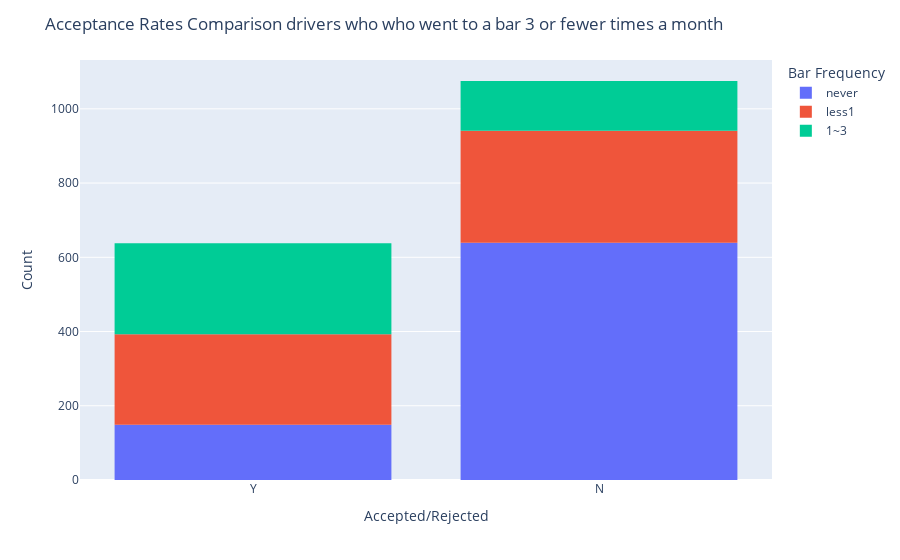

The cell this chart's notebook holds for it:
### Code cell
conditionality = 'drivers who who went to a bar 3 or fewer times a month'
filtereddf = coupons_bar
print(filtereddf.shape[0])
filtereddf = filtereddf[filtereddf['Bar'].isin(['never', 'less1', '1~3'])]
print(filtereddf.shape[0])
accept_count = (filtereddf.query('Y == "Y"').count()['Y'])
reject_count = (filtereddf.query('Y == "N"').count()['Y'])
total_count  = accept_count + reject_count
print('Acceptance Rate for' , conditionality , '%.2f' % (accept_count/total_count*100) , '%')


fig = px.histogram(filtereddf, x='Y', color='Bar')

fig.update_layout(title=f'Acceptance Rates Comparison {conditionality}',xaxis_title='Accepted/Rejected',yaxis_title='Count',legend_title="Bar Frequency")

fig.show()

### Figure 1 — Plotly figure (JSON) as saved in the notebook; plotly's stock layout.template omitted (floating-point values rounded to 4 significant figures; data arrays with more than 128 entries replaced by an {"elided": "..."} marker saying what was removed)
{"data": [{"alignmentgroup": "True", "bingroup": "x", "hovertemplate": "Bar=never<br>Y=%{x}<br>count=%{y}<extra></extra>", "legendgroup": "never", "marker": {"color": "#636efa", "pattern": {"shape": ""}}, "name": "never", "offsetgroup": "never", "orientation": "v", "showlegend": true, "type": "histogram", "x": {"elided": "788 str values"}, "xaxis": "x", "yaxis": "y"}, {"alignmentgroup": "True", "bingroup": "x", "hovertemplate": "Bar=less1<br>Y=%{x}<br>count=%{y}<extra></extra>", "legendgroup": "less1", "marker": {"color": "#EF553B", "pattern": {"shape": ""}}, "name": "less1", "offsetgroup": "less1", "orientation": "v", "showlegend": true, "type": "histogram", "x": {"elided": "546 str values"}, "xaxis": "x", "yaxis": "y"}, {"alignmentgroup": "True", "bingroup": "x", "hovertemplate": "Bar=1~3<br>Y=%{x}<br>count=%{y}<extra></extra>", "legendgroup": "1~3", "marker": {"color": "#00cc96", "pattern": {"shape": ""}}, "name": "1~3", "offsetgroup": "1~3", "orientation": "v", "showlegend": true, "type": "histogram", "x": {"elided": "379 str values"}, "xaxis": "x", "yaxis": "y"}], "layout": {"barmode": "relative", "legend": {"title": {"text": "Bar Frequency"}, "tracegroupgap": 0}, "margin": {"t": 60}, "title": {"text": "Acceptance Rates Comparison drivers who who went to a bar 3 or fewer times a month"}, "xaxis": {"anchor": "y", "domain": [0, 1], "title": {"text": "Accepted/Rejected"}}, "yaxis": {"anchor": "x", "domain": [0, 1], "title": {"text": "Count"}}}}
